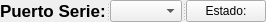
       <widget class="QSplitter" name="splitter">
        <property name="orientation">
         <enum>Qt::Horizontal</enum>
        </property>
        <widget class="QLabel" name="serialPortLabel">
         <property name="palette">
          <palette>
           <active>
            <colorrole role="WindowText">
             <brush brushstyle="SolidPattern">
              <color alpha="255">
               <red>0</red>
               <green>0</green>
               <blue>0</blue>
              </color>
             </brush>
            </colorrole>
            <colorrole role="Button">
             <brush brushstyle="SolidPattern">
              <color alpha="255">
               <red>255</red>
               <green>255</green>
               <blue>255</blue>
              </color>
             </brush>
            </colorrole>
            <colorrole role="Light">
             <brush brushstyle="SolidPattern">
              <color alpha="255">
               <red>255</red>
               <green>255</green>
               <blue>255</blue>
              </color>
             </brush>
            </colorrole>
            <colorrole role="Midlight">
             <brush brushstyle="SolidPattern">
              <color alpha="255">
               <red>255</red>
               <green>255</green>
               <blue>255</blue>
              </color>
             </brush>
            </colorrole>
            <colorrole role="Dark">
             <brush brushstyle="SolidPattern">
              <color alpha="255">
               <red>127</red>
               <green>127</green>
               <blue>127</blue>
              </color>
             </brush>
            </colorrole>
            <colorrole role="Mid">
             <brush brushstyle="SolidPattern">
              <color alpha="255">
               <red>170</red>
               <green>170</green>
               <blue>170</blue>
              </color>
             </brush>
            </colorrole>
            <colorrole role="Text">
             <brush brushstyle="SolidPattern">
              <color alpha="255">
               <red>0</red>
               <green>0</green>
               <blue>0</blue>
              </color>
             </brush>
            </colorrole>
            <colorrole role="BrightText">
             <brush brushstyle="SolidPattern">
              <color alpha="255">
               <red>255</red>
               <green>255</green>
               <blue>255</blue>
              </color>
             </brush>
            </colorrole>
            <colorrole role="ButtonText">
             <brush brushstyle="SolidPattern">
              <color alpha="255">
               <red>0</red>
               <green>0</green>
               <blue>0</blue>
              </color>
             </brush>
            </colorrole>
            <colorrole role="Base">
             <brush brushstyle="SolidPattern">
              <color alpha="255">
               <red>255</red>
               <green>255</green>
               <blue>255</blue>
              </color>
             </brush>
            </colorrole>
            <colorrole role="Window">
             <brush brushstyle="SolidPattern">
              <color alpha="255">
               <red>255</red>
               <green>255</green>
               <blue>255</blue>
              </color>
             </brush>
            </colorrole>
            <colorrole role="Shadow">
             <brush brushstyle="SolidPattern">
              <color alpha="255">
               <red>0</red>
               <green>0</green>
               <blue>0</blue>
              </color>
             </brush>
            </colorrole>
            <colorrole role="AlternateBase">
             <brush brushstyle="SolidPattern">
              <color alpha="255">
               <red>255</red>
               <green>255</green>
               <blue>255</blue>
              </color>
             </brush>
            </colorrole>
            <colorrole role="ToolTipBase">
             <brush brushstyle="SolidPattern">
              <color alpha="255">
               <red>255</red>
               <green>255</green>
               <blue>220</blue>
              </color>
             </brush>
            </colorrole>
            <colorrole role="ToolTipText">
             <brush brushstyle="SolidPattern">
              <color alpha="255">
               <red>0</red>
               <green>0</green>
               <blue>0</blue>
              </color>
             </brush>
            </colorrole>
            <colorrole role="PlaceholderText">
             <brush brushstyle="SolidPattern">
              <color alpha="127">
               <red>0</red>
               <green>0</green>
               <blue>0</blue>
              </color>
             </brush>
            </colorrole>
           </active>
           <inactive>
            <colorrole role="WindowText">
             <brush brushstyle="SolidPattern">
              <color alpha="255">
               <red>0</red>
               <green>0</green>
               <blue>0</blue>
              </color>
             </brush>
            </colorrole>
            <colorrole role="Button">
             <brush brushstyle="SolidPattern">
              <color alpha="255">
               <red>240</red>
               <green>240</green>
               <blue>240</blue>
              </color>
             </brush>
            </colorrole>
            <colorrole role="Light">
             <brush brushstyle="SolidPattern">
              <color alpha="255">
               <red>255</red>
               <green>255</green>
               <blue>255</blue>
              </color>
             </brush>
            </colorrole>
            <colorrole role="Midlight">
             <brush brushstyle="SolidPattern">
              <color alpha="255">
               <red>227</red>
               <green>227</green>
               <blue>227</blue>
              </color>
             </brush>
            </colorrole>
            <colorrole role="Dark">
             <brush brushstyle="SolidPattern">
              <color alpha="255">
               <red>160</red>
               <green>160</green>
               <blue>160</blue>
              </color>
             </brush>
            </colorrole>
            <colorrole role="Mid">
             <brush brushstyle="SolidPattern">
              <color alpha="255">
               <red>160</red>
               <green>160</green>
               <blue>160</blue>
              </color>
             </brush>
            </colorrole>
            <colorrole role="Text">
             <brush brushstyle="SolidPattern">
              <color alpha="255">
               <red>0</red>
               <green>0</green>
               <blue>0</blue>
              </color>
             </brush>
            </colorrole>
            <colorrole role="BrightText">
             <brush brushstyle="SolidPattern">
              <color alpha="255">
               <red>255</red>
               <green>255</green>
               <blue>255</blue>
              </color>
             </brush>
            </colorrole>
            <colorrole role="ButtonText">
             <brush brushstyle="SolidPattern">
              <color alpha="255">
               <red>0</red>
               <green>0</green>
               <blue>0</blue>
              </color>
             </brush>
            </colorrole>
            <colorrole role="Base">
             <brush brushstyle="SolidPattern">
              <color alpha="255">
               <red>255</red>
               <green>255</green>
               <blue>255</blue>
              </color>
             </brush>
            </colorrole>
            <colorrole role="Window">
             <brush brushstyle="SolidPattern">
              <color alpha="255">
               <red>240</red>
               <green>240</green>
               <blue>240</blue>
              </color>
             </brush>
            </colorrole>
            <colorrole role="Shadow">
             <brush brushstyle="SolidPattern">
              <color alpha="255">
               <red>105</red>
               <green>105</green>
               <blue>105</blue>
              </color>
             </brush>
            </colorrole>
            <colorrole role="AlternateBase">
             <brush brushstyle="SolidPattern">
              <color alpha="255">
               <red>233</red>
               <green>231</green>
               <blue>227</blue>
              </color>
             </brush>
            </colorrole>
            <colorrole role="ToolTipBase">
             <brush brushstyle="SolidPattern">
              <color alpha="255">
               <red>255</red>
               <green>255</green>
               <blue>220</blue>
              </color>
             </brush>
            </colorrole>
            <colorrole role="ToolTipText">
             <brush brushstyle="SolidPattern">
              <color alpha="255">
               <red>0</red>
               <green>0</green>
               <blue>0</blue>
              </color>
             </brush>
            </colorrole>
            <colorrole role="PlaceholderText">
             <brush brushstyle="SolidPattern">
              <color alpha="128">
               <red>0</red>
               <green>0</green>
               <blue>0</blue>
              </color>
             </brush>
            </colorrole>
           </inactive>
           <disabled>
            <colorrole role="WindowText">
             <brush brushstyle="SolidPattern">
              <color alpha="255">
               <red>127</red>
               <green>127</green>
               <blue>127</blue>
              </color>
             </brush>
            </colorrole>
            <colorrole role="Button">
             <brush brushstyle="SolidPattern">
              <color alpha="255">
               <red>255</red>
               <green>255</green>
               <blue>255</blue>
              </color>
             </brush>
            </colorrole>
            <colorrole role="Light">
             <brush brushstyle="SolidPattern">
              <color alpha="255">
               <red>255</red>
               <green>255</green>
               <blue>255</blue>
              </color>
             </brush>
            </colorrole>
            <colorrole role="Midlight">
             <brush brushstyle="SolidPattern">
              <color alpha="255">
               <red>255</red>
               <green>255</green>
               <blue>255</blue>
              </color>
             </brush>
            </colorrole>
            <colorrole role="Dark">
             <brush brushstyle="SolidPattern">
              <color alpha="255">
               <red>127</red>
               <green>127</green>
               <blue>127</blue>
              </color>
             </brush>
            </colorrole>
            <colorrole role="Mid">
             <brush brushstyle="SolidPattern">
              <color alpha="255">
               <red>170</red>
               <green>170</green>
               <blue>170</blue>
              </color>
             </brush>
            </colorrole>
            <colorrole role="Text">
             <brush brushstyle="SolidPattern">
              <color alpha="255">
               <red>127</red>
               <green>127</green>
               <blue>127</blue>
              </color>
             </brush>
            </colorrole>
            <colorrole role="BrightText">
             <brush brushstyle="SolidPattern">
              <color alpha="255">
               <red>255</red>
               <green>255</green>
               <blue>255</blue>
              </color>
             </brush>
            </colorrole>
            <colorrole role="ButtonText">
             <brush brushstyle="SolidPattern">
              <color alpha="255">
               <red>127</red>
               <green>127</green>
               <blue>127</blue>
              </color>
             </brush>
            </colorrole>
            <colorrole role="Base">
             <brush brushstyle="SolidPattern">
              <color alpha="255">
               <red>255</red>
               <green>255</green>
               <blue>255</blue>
              </color>
             </brush>
            </colorrole>
            <colorrole role="Window">
             <brush brushstyle="SolidPattern">
              <color alpha="255">
               <red>255</red>
               <green>255</green>
               <blue>255</blue>
              </color>
             </brush>
            </colorrole>
            <colorrole role="Shadow">
             <brush brushstyle="SolidPattern">
              <color alpha="255">
               <red>0</red>
               <green>0</green>
               <blue>0</blue>
              </color>
             </brush>
            </colorrole>
            <colorrole role="AlternateBase">
             <brush brushstyle="SolidPattern">
              <color alpha="255">
               <red>247</red>
               <green>247</green>
               <blue>247</blue>
              </color>
             </brush>
            </colorrole>
            <colorrole role="ToolTipBase">
             <brush brushstyle="SolidPattern">
              <color alpha="255">
               <red>255</red>
               <green>255</green>
               <blue>220</blue>
              </color>
             </brush>
            </colorrole>
            <colorrole role="ToolTipText">
             <brush brushstyle="SolidPattern">
              <color alpha="255">
               <red>0</red>
               <green>0</green>
               <blue>0</blue>
              </color>
             </brush>
            </colorrole>
            <colorrole role="PlaceholderText">
             <brush brushstyle="SolidPattern">
              <color alpha="128">
               <red>0</red>
               <green>0</green>
               <blue>0</blue>
              </color>
             </brush>
            </colorrole>
           </disabled>
          </palette>
         </property>
         <property name="font">
          <font>
           <pointsize>13</pointsize>
           <bold>true</bold>
          </font>
         </property>
         <property name="text">
          <string>Puerto Serie:</string>
         </property>
        </widget>
        <widget class="QComboBox" name="serialPortComboBox"/>
        <widget class="QPushButton" name="statusButton">
         <property name="text">
          <string>Estado:</string>
         </property>
        </widget>
       </widget>
